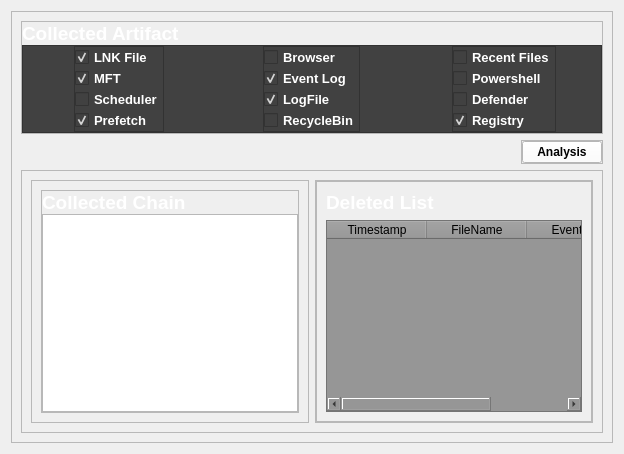
            <widget class="QWidget" name="page_3">
             <layout class="QVBoxLayout" name="verticalLayout_8">
              <item>
               <widget class="QFrame" name="frame_14">
                <property name="frameShape">
                 <enum>QFrame::StyledPanel</enum>
                </property>
                <property name="frameShadow">
                 <enum>QFrame::Raised</enum>
                </property>
                <layout class="QVBoxLayout" name="verticalLayout_21">
                 <item>
                  <widget class="QFrame" name="frame_15">
                   <property name="sizePolicy">
                    <sizepolicy hsizetype="Preferred" vsizetype="Preferred">
                     <horstretch>0</horstretch>
                     <verstretch>0</verstretch>
                    </sizepolicy>
                   </property>
                   <property name="frameShape">
                    <enum>QFrame::StyledPanel</enum>
                   </property>
                   <property name="frameShadow">
                    <enum>QFrame::Raised</enum>
                   </property>
                   <layout class="QVBoxLayout" name="verticalLayout_16">
                    <property name="spacing">
                     <number>0</number>
                    </property>
                    <property name="leftMargin">
                     <number>0</number>
                    </property>
                    <property name="topMargin">
                     <number>0</number>
                    </property>
                    <property name="rightMargin">
                     <number>0</number>
                    </property>
                    <property name="bottomMargin">
                     <number>0</number>
                    </property>
                    <item alignment="Qt::AlignTop">
                     <widget class="QLabel" name="label_15">
                      <property name="font">
                       <font>
                        <pointsize>14</pointsize>
                        <weight>75</weight>
                        <bold>true</bold>
                       </font>
                      </property>
                      <property name="styleSheet">
                       <string notr="true">color: #FFFFFF</string>
                      </property>
                      <property name="text">
                       <string>Collected Artifact</string>
                      </property>
                     </widget>
                    </item>
                    <item>
                     <widget class="QFrame" name="frame_9">
                      <property name="sizePolicy">
                       <sizepolicy hsizetype="Preferred" vsizetype="Expanding">
                        <horstretch>0</horstretch>
                        <verstretch>0</verstretch>
                       </sizepolicy>
                      </property>
                      <property name="styleSheet">
                       <string notr="true">background-color: rgb(65, 65, 65);</string>
                      </property>
                      <property name="frameShape">
                       <enum>QFrame::StyledPanel</enum>
                      </property>
                      <property name="frameShadow">
                       <enum>QFrame::Raised</enum>
                      </property>
                      <layout class="QHBoxLayout" name="horizontalLayout_8">
                       <property name="spacing">
                        <number>0</number>
                       </property>
                       <property name="leftMargin">
                        <number>0</number>
                       </property>
                       <property name="topMargin">
                        <number>0</number>
                       </property>
                       <property name="rightMargin">
                        <number>0</number>
                       </property>
                       <property name="bottomMargin">
                        <number>0</number>
                       </property>
                       <item alignment="Qt::AlignHCenter">
                        <widget class="QFrame" name="frame_24">
                         <property name="sizePolicy">
                          <sizepolicy hsizetype="Expanding" vsizetype="Preferred">
                           <horstretch>0</horstretch>
                           <verstretch>0</verstretch>
                          </sizepolicy>
                         </property>
                         <property name="frameShape">
                          <enum>QFrame::StyledPanel</enum>
                         </property>
                         <property name="frameShadow">
                          <enum>QFrame::Raised</enum>
                         </property>
                         <layout class="QVBoxLayout" name="verticalLayout_17">
                          <property name="spacing">
                           <number>0</number>
                          </property>
                          <property name="leftMargin">
                           <number>0</number>
                          </property>
                          <property name="topMargin">
                           <number>0</number>
                          </property>
                          <property name="rightMargin">
                           <number>0</number>
                          </property>
                          <property name="bottomMargin">
                           <number>0</number>
                          </property>
                          <item>
                           <widget class="QCheckBox" name="checkBox">
                            <property name="font">
                             <font>
                              <pointsize>10</pointsize>
                              <weight>75</weight>
                              <bold>true</bold>
                             </font>
                            </property>
                            <property name="styleSheet">
                             <string notr="true">color: rgb(255, 255, 255);</string>
                            </property>
                            <property name="text">
                             <string>LNK File</string>
                            </property>
                            <property name="checked">
                             <bool>true</bool>
                            </property>
                           </widget>
                          </item>
                          <item>
                           <widget class="QCheckBox" name="checkBox_2">
                            <property name="font">
                             <font>
                              <pointsize>10</pointsize>
                              <weight>75</weight>
                              <bold>true</bold>
                             </font>
                            </property>
                            <property name="styleSheet">
                             <string notr="true">color: rgb(255, 255, 255);</string>
                            </property>
                            <property name="text">
                             <string>MFT</string>
                            </property>
                            <property name="checked">
                             <bool>true</bool>
                            </property>
                           </widget>
                          </item>
                          <item>
                           <widget class="QCheckBox" name="checkBox_3">
                            <property name="font">
                             <font>
                              <pointsize>10</pointsize>
                              <weight>75</weight>
                              <bold>true</bold>
                             </font>
                            </property>
                            <property name="styleSheet">
                             <string notr="true">color: rgb(255, 255, 255);</string>
                            </property>
                            <property name="text">
                             <string>Scheduler</string>
                            </property>
                           </widget>
                          </item>
                          <item>
                           <widget class="QCheckBox" name="checkBox_4">
                            <property name="font">
                             <font>
                              <pointsize>10</pointsize>
                              <weight>75</weight>
                              <bold>true</bold>
                             </font>
                            </property>
                            <property name="styleSheet">
                             <string notr="true">color: rgb(255, 255, 255);</string>
                            </property>
                            <property name="text">
                             <string>Prefetch</string>
                            </property>
                            <property name="checked">
                             <bool>true</bool>
                            </property>
                           </widget>
                          </item>
                         </layout>
                        </widget>
                       </item>
                       <item alignment="Qt::AlignHCenter">
                        <widget class="QFrame" name="frame_25">
                         <property name="sizePolicy">
                          <sizepolicy hsizetype="Expanding" vsizetype="Preferred">
                           <horstretch>0</horstretch>
                           <verstretch>0</verstretch>
                          </sizepolicy>
                         </property>
                         <property name="frameShape">
                          <enum>QFrame::StyledPanel</enum>
                         </property>
                         <property name="frameShadow">
                          <enum>QFrame::Raised</enum>
                         </property>
                         <layout class="QVBoxLayout" name="verticalLayout_31">
                          <property name="spacing">
                           <number>0</number>
                          </property>
                          <property name="leftMargin">
                           <number>0</number>
                          </property>
                          <property name="topMargin">
                           <number>0</number>
                          </property>
                          <property name="rightMargin">
                           <number>0</number>
                          </property>
                          <property name="bottomMargin">
                           <number>0</number>
                          </property>
                          <item>
                           <widget class="QCheckBox" name="checkBox_7">
                            <property name="font">
                             <font>
                              <pointsize>10</pointsize>
                              <weight>75</weight>
                              <bold>true</bold>
                             </font>
                            </property>
                            <property name="styleSheet">
                             <string notr="true">color: rgb(255, 255, 255);</string>
                            </property>
                            <property name="text">
                             <string>Browser</string>
                            </property>
                           </widget>
                          </item>
                          <item>
                           <widget class="QCheckBox" name="checkBox_6">
                            <property name="font">
                             <font>
                              <pointsize>10</pointsize>
                              <weight>75</weight>
                              <bold>true</bold>
                             </font>
                            </property>
                            <property name="styleSheet">
                             <string notr="true">color: rgb(255, 255, 255);</string>
                            </property>
                            <property name="text">
                             <string>Event Log</string>
                            </property>
                            <property name="checked">
                             <bool>true</bool>
                            </property>
                           </widget>
                          </item>
                          <item>
                           <widget class="QCheckBox" name="checkBox_8">
                            <property name="font">
                             <font>
                              <pointsize>10</pointsize>
                              <weight>75</weight>
                              <bold>true</bold>
                             </font>
                            </property>
                            <property name="styleSheet">
                             <string notr="true">color: rgb(255, 255, 255);</string>
                            </property>
                            <property name="text">
                             <string>LogFile</string>
                            </property>
                            <property name="checked">
                             <bool>true</bool>
                            </property>
                           </widget>
                          </item>
                          <item>
                           <widget class="QCheckBox" name="checkBox_9">
                            <property name="font">
                             <font>
                              <pointsize>10</pointsize>
                              <weight>75</weight>
                              <bold>true</bold>
                             </font>
                            </property>
                            <property name="styleSheet">
                             <string notr="true">color: rgb(255, 255, 255);</string>
                            </property>
                            <property name="text">
                             <string>RecycleBin</string>
                            </property>
                           </widget>
                          </item>
                         </layout>
                        </widget>
                       </item>
                       <item alignment="Qt::AlignHCenter">
                        <widget class="QFrame" name="frame_26">
                         <property name="sizePolicy">
                          <sizepolicy hsizetype="Expanding" vsizetype="Preferred">
                           <horstretch>0</horstretch>
                           <verstretch>0</verstretch>
                          </sizepolicy>
                         </property>
                         <property name="frameShape">
                          <enum>QFrame::StyledPanel</enum>
                         </property>
                         <property name="frameShadow">
                          <enum>QFrame::Raised</enum>
                         </property>
                         <layout class="QVBoxLayout" name="verticalLayout_32">
                          <property name="spacing">
                           <number>0</number>
                          </property>
                          <property name="leftMargin">
                           <number>0</number>
                          </property>
                          <property name="topMargin">
                           <number>0</number>
                          </property>
                          <property name="rightMargin">
                           <number>0</number>
                          </property>
                          <property name="bottomMargin">
                           <number>0</number>
                          </property>
                          <item>
                           <widget class="QCheckBox" name="checkBox_12">
                            <property name="font">
                             <font>
                              <pointsize>10</pointsize>
                              <weight>75</weight>
                              <bold>true</bold>
                             </font>
                            </property>
                            <property name="styleSheet">
                             <string notr="true">color: rgb(255, 255, 255);</string>
                            </property>
                            <property name="text">
                             <string>Recent Files</string>
                            </property>
                           </widget>
                          </item>
                          <item>
                           <widget class="QCheckBox" name="checkBox_11">
                            <property name="font">
                             <font>
                              <pointsize>10</pointsize>
                              <weight>75</weight>
                              <bold>true</bold>
                             </font>
                            </property>
                            <property name="styleSheet">
                             <string notr="true">color: rgb(255, 255, 255);</string>
                            </property>
                            <property name="text">
                             <string>Powershell</string>
                            </property>
                           </widget>
                          </item>
                          <item>
                           <widget class="QCheckBox" name="checkBox_13">
                            <property name="font">
                             <font>
                              <pointsize>10</pointsize>
                              <weight>75</weight>
                              <bold>true</bold>
                             </font>
                            </property>
                            <property name="styleSheet">
                             <string notr="true">color: rgb(255, 255, 255);</string>
                            </property>
                            <property name="text">
                             <string>Defender</string>
                            </property>
                           </widget>
                          </item>
                          <item>
                           <widget class="QCheckBox" name="checkBox_14">
                            <property name="font">
                             <font>
                              <pointsize>10</pointsize>
                              <weight>75</weight>
                              <bold>true</bold>
                             </font>
                            </property>
                            <property name="styleSheet">
                             <string notr="true">color: rgb(255, 255, 255);</string>
                            </property>
                            <property name="text">
                             <string>Registry</string>
                            </property>
                            <property name="checked">
                             <bool>true</bool>
                            </property>
                           </widget>
                          </item>
                         </layout>
                        </widget>
                       </item>
                      </layout>
                     </widget>
                    </item>
                   </layout>
                  </widget>
                 </item>
                 <item alignment="Qt::AlignRight|Qt::AlignVCenter">
                  <widget class="QFrame" name="frame_16">
                   <property name="frameShape">
                    <enum>QFrame::StyledPanel</enum>
                   </property>
                   <property name="frameShadow">
                    <enum>QFrame::Raised</enum>
                   </property>
                   <layout class="QVBoxLayout" name="verticalLayout_22">
                    <property name="spacing">
                     <number>0</number>
                    </property>
                    <property name="leftMargin">
                     <number>0</number>
                    </property>
                    <property name="topMargin">
                     <number>0</number>
                    </property>
                    <property name="rightMargin">
                     <number>0</number>
                    </property>
                    <property name="bottomMargin">
                     <number>0</number>
                    </property>
                    <item>
                     <widget class="QPushButton" name="pushButton_3">
                      <property name="font">
                       <font>
                        <weight>75</weight>
                        <bold>true</bold>
                       </font>
                      </property>
                      <property name="styleSheet">
                       <string notr="true">color: rgb(0, 0, 0);
background-color: rgb(255, 255, 255);</string>
                      </property>
                      <property name="text">
                       <string>Analysis</string>
                      </property>
                     </widget>
                    </item>
                   </layout>
                  </widget>
                 </item>
                 <item>
                  <widget class="QFrame" name="frame_17">
                   <property name="sizePolicy">
                    <sizepolicy hsizetype="Preferred" vsizetype="Expanding">
                     <horstretch>0</horstretch>
                     <verstretch>0</verstretch>
                    </sizepolicy>
                   </property>
                   <property name="frameShape">
                    <enum>QFrame::StyledPanel</enum>
                   </property>
                   <property name="frameShadow">
                    <enum>QFrame::Raised</enum>
                   </property>
                   <layout class="QHBoxLayout" name="horizontalLayout_6">
                    <item alignment="Qt::AlignLeft">
                     <widget class="QFrame" name="frame_18">
                      <property name="sizePolicy">
                       <sizepolicy hsizetype="Preferred" vsizetype="Expanding">
                        <horstretch>0</horstretch>
                        <verstretch>0</verstretch>
                       </sizepolicy>
                      </property>
                      <property name="frameShape">
                       <enum>QFrame::StyledPanel</enum>
                      </property>
                      <property name="frameShadow">
                       <enum>QFrame::Raised</enum>
                      </property>
                      <layout class="QVBoxLayout" name="verticalLayout_25">
                       <item>
                        <widget class="QFrame" name="frame_20">
                         <property name="frameShape">
                          <enum>QFrame::StyledPanel</enum>
                         </property>
                         <property name="frameShadow">
                          <enum>QFrame::Raised</enum>
                         </property>
                         <layout class="QVBoxLayout" name="verticalLayout_26">
                          <property name="spacing">
                           <number>0</number>
                          </property>
                          <property name="leftMargin">
                           <number>0</number>
                          </property>
                          <property name="topMargin">
                           <number>0</number>
                          </property>
                          <property name="rightMargin">
                           <number>0</number>
                          </property>
                          <property name="bottomMargin">
                           <number>0</number>
                          </property>
                          <item>
                           <widget class="QLabel" name="label_3">
                            <property name="font">
                             <font>
                              <pointsize>14</pointsize>
                              <weight>75</weight>
                              <bold>true</bold>
                             </font>
                            </property>
                            <property name="styleSheet">
                             <string notr="true">color: #FFFFFF</string>
                            </property>
                            <property name="text">
                             <string>Collected Chain</string>
                            </property>
                           </widget>
                          </item>
                          <item>
                           <widget class="QTextBrowser" name="textBrowser_2"/>
                          </item>
                         </layout>
                        </widget>
                       </item>
                      </layout>
                     </widget>
                    </item>
                    <item>
                     <widget class="QFrame" name="frame_19">
                      <property name="frameShape">
                       <enum>QFrame::StyledPanel</enum>
                      </property>
                      <property name="frameShadow">
                       <enum>QFrame::Raised</enum>
                      </property>
                      <layout class="QVBoxLayout" name="verticalLayout_23">
                       <property name="spacing">
                        <number>0</number>
                       </property>
                       <property name="leftMargin">
                        <number>0</number>
                       </property>
                       <property name="topMargin">
                        <number>0</number>
                       </property>
                       <property name="rightMargin">
                        <number>0</number>
                       </property>
                       <property name="bottomMargin">
                        <number>0</number>
                       </property>
                       <item>
                        <widget class="QFrame" name="frame_21">
                         <property name="sizePolicy">
                          <sizepolicy hsizetype="Preferred" vsizetype="Expanding">
                           <horstretch>0</horstretch>
                           <verstretch>0</verstretch>
                          </sizepolicy>
                         </property>
                         <property name="frameShape">
                          <enum>QFrame::StyledPanel</enum>
                         </property>
                         <property name="frameShadow">
                          <enum>QFrame::Raised</enum>
                         </property>
                         <layout class="QVBoxLayout" name="verticalLayout_24">
                          <item>
                           <widget class="QLabel" name="label_9">
                            <property name="font">
                             <font>
                              <pointsize>14</pointsize>
                              <weight>75</weight>
                              <bold>true</bold>
                             </font>
                            </property>
                            <property name="styleSheet">
                             <string notr="true">color: #FFFFFF</string>
                            </property>
                            <property name="text">
                             <string>Deleted List</string>
                            </property>
                           </widget>
                          </item>
                          <item>
                           <widget class="QTableWidget" name="Table_Deleted">
                            <property name="styleSheet">
                             <string notr="true">background-color: rgb(150, 150, 150);
color: rgb(0, 0, 0);</string>
                            </property>
                            <property name="sortingEnabled">
                             <bool>true</bool>
                            </property>
                            <attribute name="horizontalHeaderCascadingSectionResizes">
                             <bool>false</bool>
                            </attribute>
                            <attribute name="verticalHeaderCascadingSectionResizes">
                             <bool>false</bool>
                            </attribute>
                            <column>
                             <property name="text">
                              <string>Timestamp</string>
                             </property>
                            </column>
                            <column>
                             <property name="text">
                              <string>FileName</string>
                             </property>
                            </column>
                            <column>
                             <property name="text">
                              <string>EventInfo</string>
                             </property>
                            </column>
                           </widget>
                          </item>
                         </layout>
                        </widget>
                       </item>
                      </layout>
                     </widget>
                    </item>
                   </layout>
                  </widget>
                 </item>
                </layout>
               </widget>
              </item>
             </layout>
            </widget>
